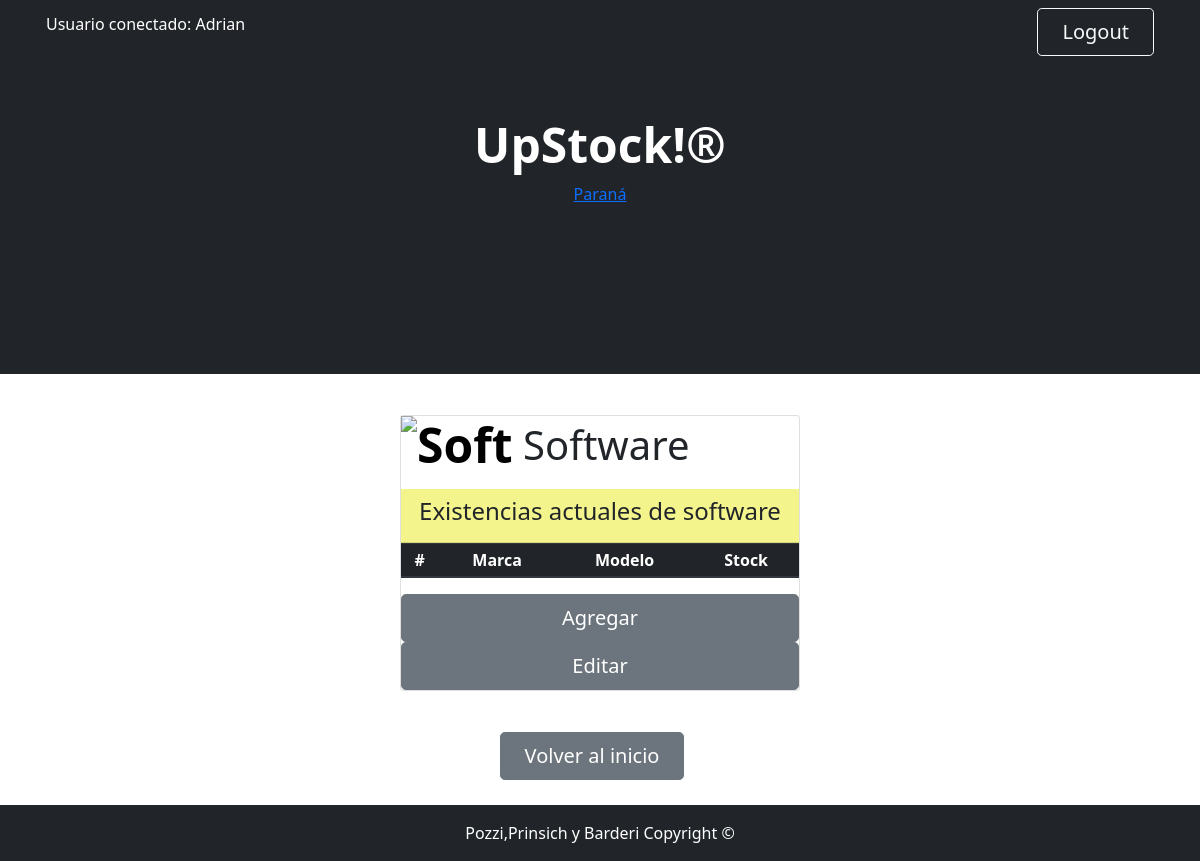
Page /listados/show_soft/ (signed in) on the earlier database version.
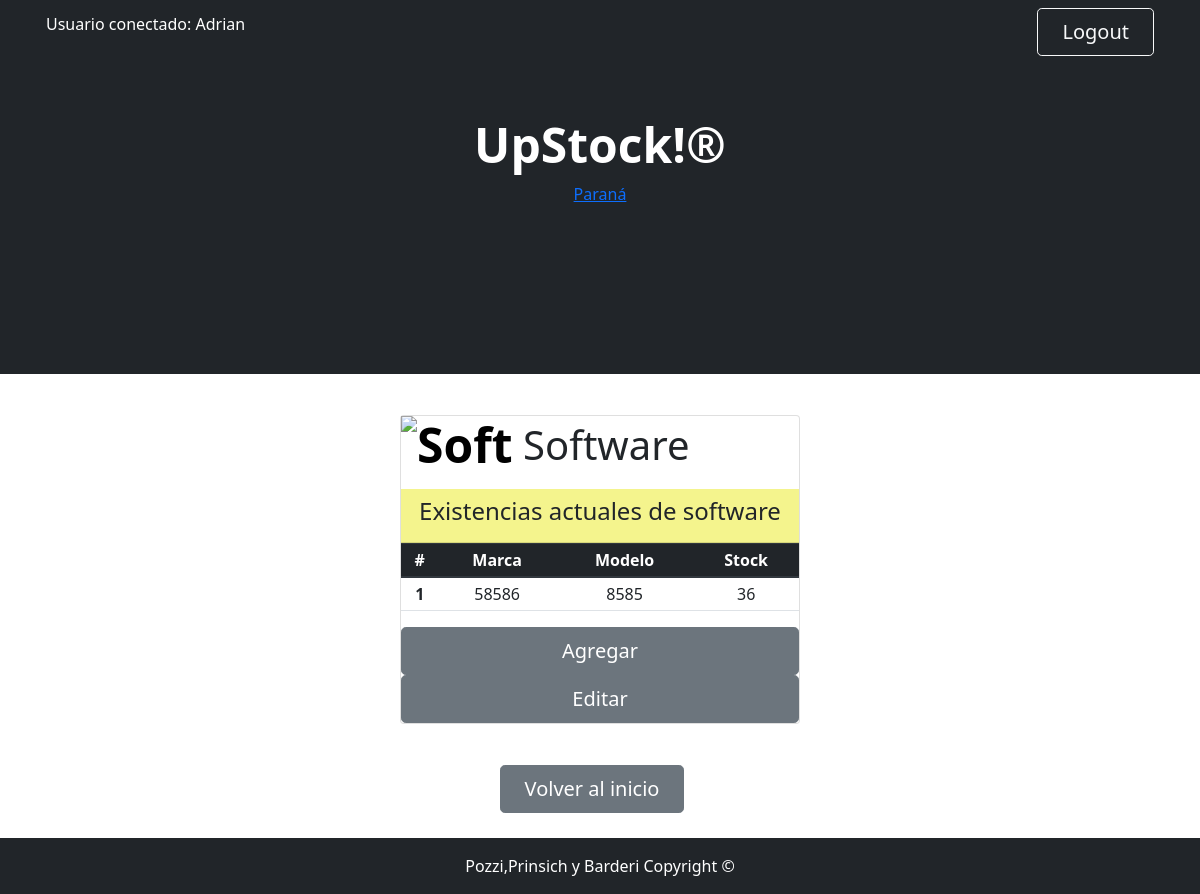
Same page on the later database version.
### Miapp/models.py (models this page shows, shortened)
class Software (models.Model):
    tipo= models.CharField (max_length=50)
    marca= models.CharField (max_length=50)
    stock= models.IntegerField()

### Miapp/views.py (the view)
# urls.py: path('show_soft/',show_soft,name="show_soft"),
@permission_required('Miapp.view_software', raise_exception=True)
@login_required(login_url='Inicio')
def show_soft(request):
    lista = Software.objects.all()
    return render(request, "show_soft.html",{"Software": lista} )

### Miapp/templates/show_soft.html
{% extends 'padre.html' %}
{% load static %}
{% block Contenido_cambiante %}
<h1  style= "text-align:left;"> <img src= "https://mpsoftware.com.mx/wp-content/uploads/2021/10/gif-controlherramientas.gif" width= "160" height = "80" alt="Soft" class="display-5 fw-bolder text-black mb-2"> Software </h1>
<div class="card-header" style="background-color: rgba(244, 244, 136, 0.957);">
  <h4>Existencias actuales de software</h4>
</div>
    <table class="table table-sm">
        <thead class="thead-dark">
          <tr>
            <th scope="col">#</th>
            <th scope="col">Marca</th>
            <th scope="col">Modelo</th>
            <th scope="col">Stock</th>
          </tr>
        </thead>
        {% for soft in Software %}
        <tbody>
          <tr>
            <th scope="row">{{soft.id}}</th>
            <td>{{soft.tipo}}</td>
            <td>{{soft.marca}}</td>
            <td>{{soft.stock}}</td>
          </tr>
        </tbody>
        {% endfor %}
    </table>
{% if  perms.Miapp.add_software %}
<a class="btn btn-secondary btn-lg " href="{% url 'Software'%}">Agregar</a>
{% endif %}
{% if  perms.Miapp.change_software %}
<a class="btn btn-secondary btn-lg " href="{% url 'show_soft_edit'%}">Editar</a>
{% endif %}
{% endblock %}

### Miapp/templates/padre.html (shortened to what this page needs)
<!DOCTYPE html>
<html lang="en">
    <head>
        {% load static %}
        <link rel="stylesheet" href="https://cdn.jsdelivr.net/npm/bootstrap@4.0.0/dist/css/bootstrap.min.css"
>
        <link href="https://cdn.jsdelivr.net/npm/bootstrap-icons@1.4.1/font/bootstrap-icons.css" rel="stylesheet" />
        <link href="{%static 'css/styles.css'%}" rel="stylesheet" />
    </head>
    <body id="divconfondo">
        <nav class="navbar navbar-expand-lg navbar-dark bg-dark">
            <div class="container px-3">
            {% if user.is_authenticated %}
                    <p style="color:white"> Usuario conectado: {{user.username}} </p>
                    <a class="btn btn-outline-light btn-lg px-4" href="{% url 'Logout' %}">Logout</a>
                {% else %}
                    <a class="btn btn-outline-light btn-lg px-4" href="{% url 'Login' %}">Login</a>
                {% endif %}
        </nav>
        <header class="bg-dark py-1">
            <div class="container px-1">
                <div class="row  justify-content-center">
                    <div class="col-lg-6">
                        <div class="text-center my-5">
                            <h1 class="display-5 fw-bolder text-white mb-2">UpStock!®</h1>
                                 <div id="tw_19_1704680239">
                                <div style="width:120px; height:140px; margin: 0 auto;">
                                <a href="https://hotelmix.es/time/parana-30036">Paraná</a><br/></div></div>
                        </div>
                    </div>
                </div>
            </div>
        </header>
        <div class="text-center py-3"  >
            <div id="tarjeta" class="card">
                {% block Contenido_cambiante %}
                {% endblock Contenido_cambiante %}
            </div>
        </div>
        <div id="botoninicio" class="text-center">
    <a class="btn btn-secondary btn-lg px-4 me-sm-3" href="{% url 'Inicio'%}">Volver al inicio</a>
    </div>
    <footer class="py-3 bg-dark">
        <div class="container px-5"><p class="m-0 text-center text-white">Pozzi,Prinsich y Barderi Copyright &copy; </p></div>
    </footer>
    </body>
</html>

Differences in the rows shown:
added Software: id "1", tipo "58586", marca "8585", stock "36"
